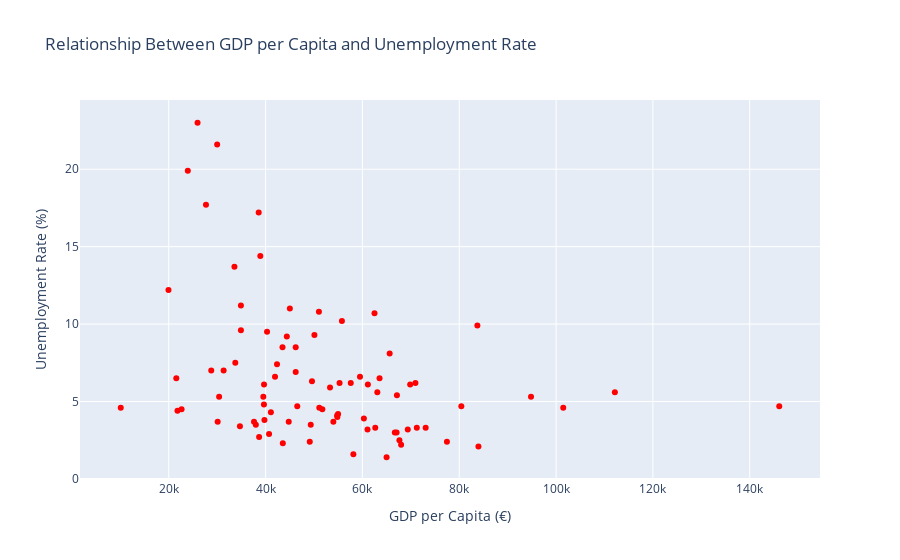

Here is the notebook cell this chart was saved with:
### Markdown cell above
- ***Distribution of GDP per Capita***

- The histogram for GDP per Capita shows how income levels are spread across the cities.
From the plot, we observe:

- The distribution is right-skewed, as the skewness is (>0.5), meaning most cities have lower to medium GDP per Capita, while a smaller number have very high values.

- There are some high-income cities, but they are fewer compared to the rest.

This suggests that income levels are not evenly distributed, and a majority of areas have relatively moderate economic output.

### Code cell
import plotly.express as px

fig = px.scatter(
    df_final,
    x="GDP per Capita",
    y="Unemployment Rate",
    title="Relationship Between GDP per Capita and Unemployment Rate",
    color_discrete_sequence=['red'],
    labels={
        "GDP per Capita": "GDP per Capita (€)",
        "Unemployment Rate": "Unemployment Rate (%)"
    }
)

fig.show()

### Figure 1 — Plotly figure (JSON) as saved in the notebook; plotly's stock layout.template omitted (floating-point values rounded to 4 significant figures)
{"data": [{"hovertemplate": "GDP per Capita (€)=%{x}<br>Unemployment Rate (%)=%{y}<extra></extra>", "legendgroup": "", "marker": {"color": "red", "symbol": "circle"}, "mode": "markers", "name": "", "orientation": "v", "showlegend": false, "type": "scatter", "x": [55770.0, 66690.0, 62500.0, 57600.0, 53310.0, 63080.0, 43560.0, 10090.0, 80430.0, 83750.0, 94830.0, 34910.0, 34910.0, 65000.0, 30100.0, 46550.0, 61060.0, 83960.0, 60310.0, 69370.0, 67640.0, 41100.0, 39770.0, 71240.0, 54830.0, 63540.0, 40300.0, 51020.0, 45020.0, 33570.0, 30000.0, 27690.0, 49330.0, 59500.0, 41950.0, 65630.0, 46230.0, 46230.0, 69860.0, 37990.0, 39670.0, 33750.0, 54000.0, 38580.0, 23940.0, 38660.0, 21560.0, 49130.0, 21800.0, 22650.0, 101500.0, 146100.0, 50090.0, 61130.0, 25950.0, 43500.0, 55280.0, 39680.0, 112100.0, 39540.0, 44780.0, 54980.0, 73060.0, 54780.0, 67060.0, 62660.0, 67130.0, 51100.0, 58140.0, 67990.0, 37620.0, 40720.0, 42360.0, 31340.0, 28780.0, 30410.0, 34710.0, 77460.0, 51730.0, 70950.0, 49590.0, 44390.0, 38920.0, 19940.0], "xaxis": "x", "y": [10.2, 3.0, 10.7, 6.2, 5.9, 5.6, 2.3, 4.6, 4.7, 9.9, 5.3, 9.6, 11.2, 1.4, 3.7, 4.7, 3.2, 2.1, 3.9, 3.2, 2.5, 4.3, 3.8, 3.3, 4.0, 6.5, 9.5, 10.8, 11.0, 13.7, 21.6, 17.7, 3.5, 6.6, 6.6, 8.1, 6.9, 8.5, 6.1, 3.5, 4.8, 7.5, 3.7, 17.2, 19.9, 2.7, 6.5, 2.4, 4.4, 4.5, 4.6, 4.7, 9.3, 6.1, 23.0, 8.5, 6.2, 6.1, 5.6, 5.3, 3.7, 4.2, 3.3, 4.1, 3.0, 3.3, 5.4, 4.6, 1.6, 2.2, 3.7, 2.9, 7.4, 7.0, 7.0, 5.3, 3.4, 2.4, 4.5, 6.2, 6.3, 9.2, 14.4, 12.2], "yaxis": "y"}], "layout": {"legend": {"tracegroupgap": 0}, "title": {"text": "Relationship Between GDP per Capita and Unemployment Rate"}, "xaxis": {"anchor": "y", "domain": [0, 1], "title": {"text": "GDP per Capita (€)"}}, "yaxis": {"anchor": "x", "domain": [0, 1], "title": {"text": "Unemployment Rate (%)"}}}}
